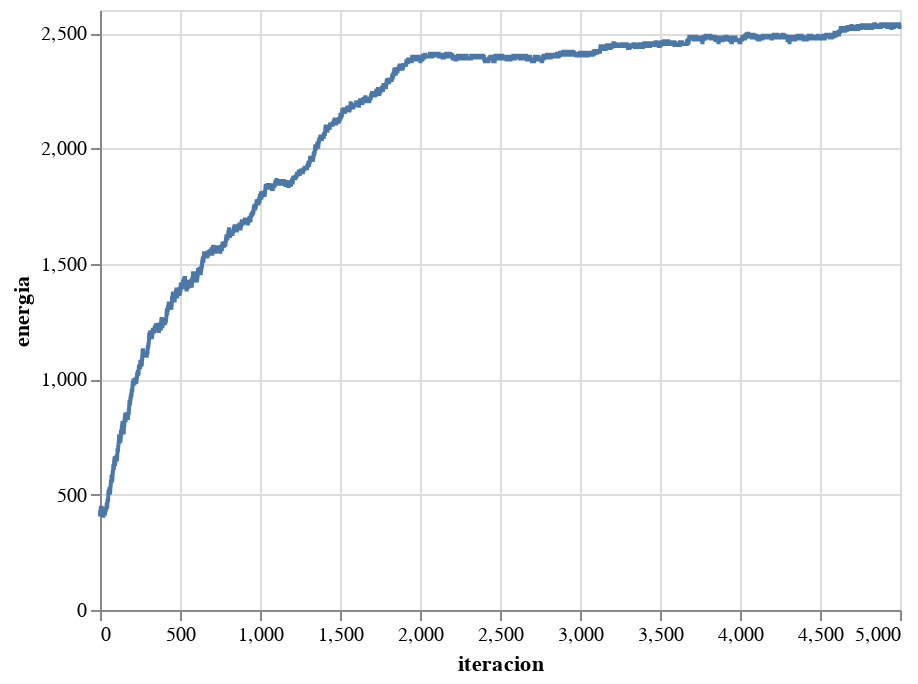

Here is the notebook cell this chart was saved with:
### Markdown cell above
---

** Problema 1.2.** Hasta ahora, el problema de optimización que hemos estado resolviendo no permite que se repitan los objetos incorporados a la mochila, por lo que un objeto podrá estar o no incluído en la solución óptima, de ahí el nombre de 0/1.

Hay una generalización de este problema, que se conoce como _Unbounded Knapsack Problem_, en el cual tenemos un número infinito de objetos de cada tipo. Es decir, el problema se convierte en:

$ \mbox{maximizar}  \sum_{j=1}^{n} p_jx_j \\ \mbox{s.a.} \sum_{j=1}^{n} w_jx_j \leq W, x_j \geq 0, j \in \left \{ 1, \ldots,\right \}$

Resuelve la siguiente instancia de este problema mediante el algoritmo de **Recocido Simulado**. Utiliza la función de probabilidad clásica de este enfoque para resolverlo. Recuerda que necesitas definir los siguientes parámetros:

- Temperatura inicial y cómo decae a lo largo del tiempo
- Función de energía, codificación del estado y estado inicial
- Función para elegir un estado vecino al azar

---

### Code cell
import random
import altair as alt
import pandas as pd

# Instancia de Unbounded Knapsack Problem
wi = (0.98, 1.12, 20.0, 3.14, 15.0, 7.2, 5.5, 14.9, 17.3, 10.0)
vi = (12.0, 7.8, 25.4, 10.0, 13.0, 7.2, 19.7, 15.0, 12.4, 7.2)
W = 250.0

# TODO: función de actualización de la temperatura
temp = lambda t: t-1

# TODO: función de energía
energia = lambda s: sum(map(lambda x: x[0]*x[1], zip(s, vi)))

# TODO: función de vecino aleatorio
def vecino(s):
    # Se elige un item al azar...
    i = random.randrange(len(s))
    if W - sum(map(lambda x: x[0]*x[1], zip(s, wi))) >= wi[i]:
        return s[:i] + (s[i]+1,) + s[i+1:]
    else:
        return s[:i] + (max(s[i]-1, 0),) + s[i+1:]
    pass

# TODO: estado y temperatura iniciales
s0 = tuple([0, 0, 10, 0, 0, 0, 9, 0, 0, 0]) 
t0 = 4999

best, traza = recocido(energia, vecino, prob_boltzmann, temp, t0, s0)

resultados = pd.DataFrame({'iteracion': range(len(traza)), 'energia': traza})
alt.Chart(resultados).mark_line().encode(x='iteracion', y='energia')

### Figure 1 — Vega-Lite specification as saved in the notebook (floating-point values rounded to 4 significant figures; data arrays with more than 128 entries replaced by an {"elided": "..."} marker saying what was removed)
{"config": {"view": {"continuousWidth": 400, "continuousHeight": 300}}, "data": {"name": "data-79340330a738348d9e921f44a797e365"}, "mark": "line", "encoding": {"x": {"type": "quantitative", "field": "iteracion"}, "y": {"type": "quantitative", "field": "energia"}}, "$schema": "https://vega.github.io/schema/vega-lite/v4.8.1.json", "datasets": {"data-79340330a738348d9e921f44a797e365": {"elided": "5000 records"}}}
